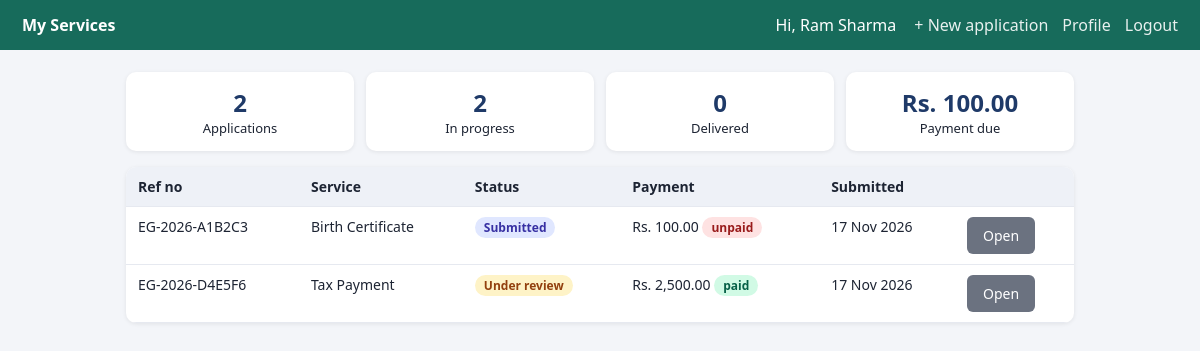
/dashboard.php (signed in), run on the app's committed database.
### tables this page shows
CREATE TABLE applications (
  id INT AUTO_INCREMENT PRIMARY KEY,
  ref_no VARCHAR(20) NOT NULL UNIQUE,
  user_id INT NOT NULL,
  service_type_id INT NOT NULL,
  details TEXT NOT NULL,
  amount_due DECIMAL(10,2) NOT NULL DEFAULT 0,
  payment_status ENUM('unpaid','paid') NOT NULL DEFAULT 'unpaid',
  paid_at DATETIME NULL,
  status ENUM('submitted','under_review','approved','rejected','delivered') NOT NULL DEFAULT 'submitted',
  admin_remarks TEXT NULL,
  handled_by INT NULL,
  delivered_at DATETIME NULL,
  document_no VARCHAR(30) NULL,
  delivery_note VARCHAR(255) NULL,
  created_at TIMESTAMP DEFAULT CURRENT_TIMESTAMP,
  updated_at TIMESTAMP DEFAULT CURRENT_TIMESTAMP ON UPDATE CURRENT_TIMESTAMP,
  FOREIGN KEY (user_id) REFERENCES users(id) ON DELETE CASCADE,
  FOREIGN KEY (service_type_id) REFERENCES service_types(id),
  FOREIGN KEY (handled_by) REFERENCES admins(id) ON DELETE SET NULL
);

CREATE TABLE service_types (
  id INT AUTO_INCREMENT PRIMARY KEY,
  name VARCHAR(80) NOT NULL UNIQUE,
  description VARCHAR(255) NOT NULL DEFAULT '',
  hint VARCHAR(255) NOT NULL DEFAULT '',
  fee DECIMAL(10,2) NOT NULL DEFAULT 0,
  needs_amount TINYINT(1) NOT NULL DEFAULT 0,
  is_active TINYINT(1) NOT NULL DEFAULT 1
);

### dashboard.php (the view, shortened to what this page needs)
<?php
require 'config/db.php'; require_user(); require_perm('application.own');
$uid = $_SESSION['user_id'];
$st = $pdo->prepare("SELECT a.*, s.name AS service FROM applications a JOIN service_types s ON s.id=a.service_type_id WHERE a.user_id=? ORDER BY a.created_at DESC");
$st->execute([$uid]); $apps = $st->fetchAll();
$n = ['all'=>count($apps),'pending'=>0,'delivered'=>0,'due'=>0];
foreach ($apps as $a) {
    if (in_array($a['status'], ['submitted','under_review','approved'])) $n['pending']++;
    if ($a['payment_status'] === 'unpaid' && $a['amount_due'] > 0 && $a['status'] !== 'rejected') $n['due'] += $a['amount_due'];
}
head('My Services', 'user', 'Hi, ' . e($_SESSION['user_name']) . ' <a href="apply.php">+ New application</a><a href="profile.php">Profile</a><a href="logout.php">Logout</a>');
?>
<div class="stats"><div><b><?= $n['all'] ?></b>Applications</div><div><b><?= $n['pending'] ?></b>In progress</div>
<div><b><?= $n['delivered'] ?></b>Delivered</div><div><b><?= money($n['due']) ?></b>Payment due</div></div>
<?php if (!$apps): ?><div class="panel">No applications yet. <a href="apply.php">Start one</a>.</div><?php else: ?>
<table><tr><th>Ref no</th><th>Service</th><th>Status</th><th>Payment</th><th>Submitted</th><th></th></tr>
<?php foreach ($apps as $a): ?>
<tr><td><?= e($a['ref_no']) ?></td><td><?= e($a['service']) ?></td><td><?= badge($a['status']) ?></td>
<td><?= $a['amount_due'] > 0 ? money($a['amount_due']) . ' ' . badge($a['payment_status']) : 'No fee' ?></td>
<td><?= date('d M Y', strtotime($a['created_at'])) ?></td><td><a class="btn gray" href="view.php?id=<?= $a['id'] ?>">Open</a></td></tr>
<?php endforeach; ?></table><?php endif; ?>
<?php foot();

### config/db.php (shortened to what this page needs)
<?php
function e($s) { return htmlspecialchars((string)$s, ENT_QUOTES, 'UTF-8'); }
function money($n) { return 'Rs. ' . number_format((float)$n, 2); }
function badge($s) { return '<span class="badge ' . e($s) . '">' . e(STATUS_LABEL[$s] ?? $s) . '</span>'; }
function head($title, $cls = '', $nav = '', $base = '') {
    echo '<!DOCTYPE html><html><head><meta charset="utf-8"><meta name="viewport" content="width=device-width,initial-scale=1">'
       . '<title>' . e($title) . '</title><link rel="stylesheet" href="' . $base . 'assets/style.css"></head><body>'
       . '<header class="' . $cls . '"><strong>' . e($title) . '</strong><nav>' . $nav . '</nav></header><main>';
}
function foot() { echo '</main></body></html>'; }

### assets/style.css (style rules this page uses)
* { box-sizing:border-box }
body { margin:0;font-family:system-ui,Arial,sans-serif;background:#f3f5f9;color:#1d2433 }
header { background:#1f3a68;color:#fff;padding:14px 22px;display:flex;justify-content:space-between;align-items:center;flex-wrap:wrap;gap:8px }
header.user { background:#176b5b }
header nav a { color:#fff;margin-left:14px;text-decoration:none;opacity:.9 }
main { max-width:980px;margin:22px auto;padding:0 16px }
.btn { display:inline-block;background:#1f3a68;color:#fff;border:0;padding:9px 16px;border-radius:6px;cursor:pointer;text-decoration:none;font:inherit;font-size:14px }
.btn.gray { background:#6b7280 }
table { width:100%;border-collapse:collapse;background:#fff;border-radius:10px;overflow:hidden;box-shadow:0 1px 4px rgba(0,0,0,.08) }
th,td { padding:10px 12px;text-align:left;border-bottom:1px solid #e6e9f0;font-size:14px;vertical-align:top }
th { background:#eef1f7 }
.stats { display:flex;gap:12px;flex-wrap:wrap;margin-bottom:16px }
.stats div { flex:1;min-width:130px;background:#fff;padding:14px;border-radius:10px;box-shadow:0 1px 4px rgba(0,0,0,.08);text-align:center;font-size:13px }
.stats b { display:block;font-size:24px;color:#1f3a68 }
.badge { display:inline-block;padding:2px 9px;border-radius:12px;font-size:12px;font-weight:600;background:#e5e7eb;color:#374151 }
.badge.submitted { background:#e0e7ff;color:#3730a3 }
.badge.under_review { background:#fef3c7;color:#92400e }
.badge.paid { background:#d1fae5;color:#065f46 }
.badge.unpaid { background:#fee2e2;color:#991b1b }

### data on the page
applications: ref_no "EG-2026-A1B2C3", service_type.name "Birth Certificate", status "Submitted unpaid", amount_due "Rs. 100.00", created_at "17 Nov 2026"
applications: ref_no "EG-2026-D4E5F6", service_type.name "Tax Payment", status "Under review paid", amount_due "Rs. 2,500.00", created_at "17 Nov 2026"

### other printed values
$title "My Services"
$nav "Hi, Ram Sharma + New application Profile Logout"
$n['all'] "2"
$n['pending'] "2"
$n['delivered'] "0"
money($n['due']) "Rs. 100.00"
